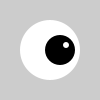
Frame 1 (no input)
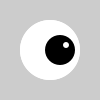
Frame 2 (the mouse pressed at the canvas centre, redrawn once)

The Processing sketch that drew these frames (run headless with seeded random() and noise(); the mouse was pressed at the canvas centre and the sketch redrawn once):

// Processing sketch: processing
// ── processing.pde
void setup(){
	size(100,100);
	noStroke();
	smooth();
	noLoop();
}

void draw(){
	fill(255);
	ellipse(50,50,60,60);
	fill(0);
	ellipse(50+10,50,30,30);
	fill(255);
	ellipse(50+16,45,6,6);
}
